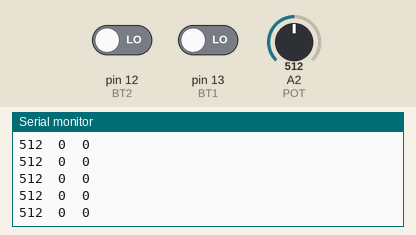
Simulated run of this sketch. Board: Arduino Uno, built with avr-gcc and run on an emulated ATmega328P. Parts: the last lines printed to the serial monitor. The test bench sets the inputs (shaded band); at power-on: A2 (POT) = 512, pin 12 (BT2) LOW, pin 13 (BT1) LOW.

Above: at 1.2 s.
1.3 s: A2 (POT) set to 987
At 1.8 s:
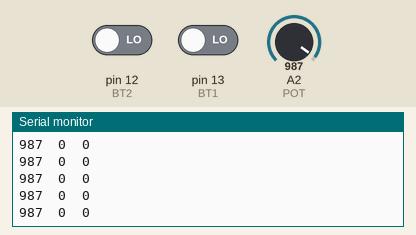
2.8 s: A2 (POT) set to 1014
At 3.8 s:
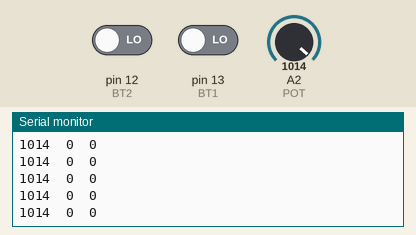
Timing chart, 0 to 5.8 s (numbered marks = the images above; inputs shaded):
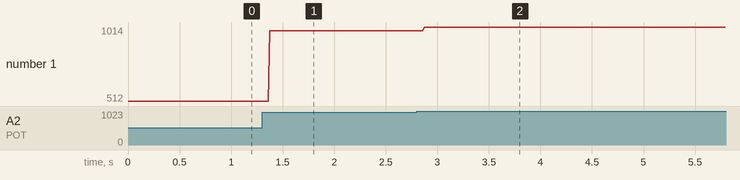

Measured:
- after the input at 1.3 s, the serial monitor: prints a new line after 0.07 s (image 1)
- after the input at 2.8 s, the serial monitor: prints a new line after 0.07 s (image 2)
- plotted number 1: 512 → 987 after the input at 1.3 s, 987 → 1014 after the input at 2.8 s

The sketch:

ButtonTest.ino
```cpp
#define BT1 13 // PB4
#define BT2 12 // PB4
#define POT 2 // PC2 analog2

void setup() {
  pinMode(BT1, INPUT);
  pinMode(BT2, INPUT);

  Serial.begin(9600);
}

void loop() {
  Serial.print(analogRead(POT));
  Serial.print("  ");
  Serial.print(digitalRead(BT1));
  Serial.print("  ");
  Serial.println(digitalRead(BT2));
}
```
